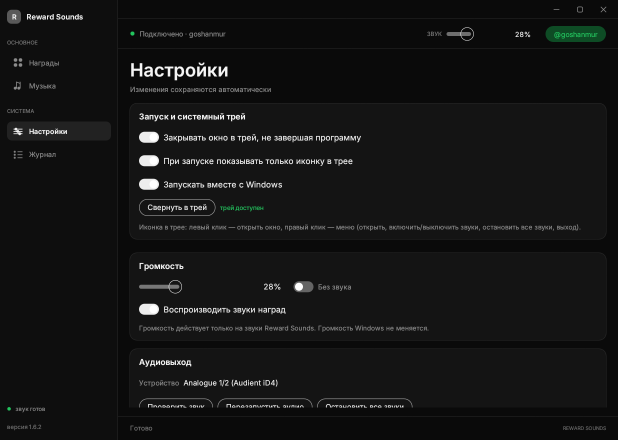
#> input picture .design/rs-review/02-settings-top.png, 1236 x 879 px, found by its file name (shown at 1/2 size)
$ python crop.py
#> lines starting #> are read from the running program, lines starting #| are printed output that depends on the picture
from PIL import Image
import os
d = r"C:\Users\mur\Documents\deepseek-harness\default-workspace\.tmp\rs-review"
img = Image.open(os.path.join(d, "02-settings-top.png"))
#> img is the input picture: PIL image 1236x879 RGBA; mean R, G, B, A 20.8, 21.1, 20.9, 255
# toggles area: three launch toggles + volume toggles
crops = {
 "z-toggles-launch": (255, 170, 360, 325),
 "z-toggle-mute": (560, 545, 690, 600),
 "z-toggle-playback": (250, 595, 420, 645),
}
for name, box in crops.items():
    c = img.crop(box)
    c = c.resize((c.width*5, c.height*5), Image.NEAREST)
    c.save(os.path.join(d, name + ".png"))
#> this loop made 3 passes
#> pass 1, `c = img.crop(box)`:
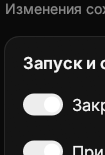
#> c: PIL image 105x155 RGBA; mean R, G, B, A 47, 47, 47, 255
#> pass 1, `c = c.resize((c.width*5, c.height*5), Image.NEAREST)`:
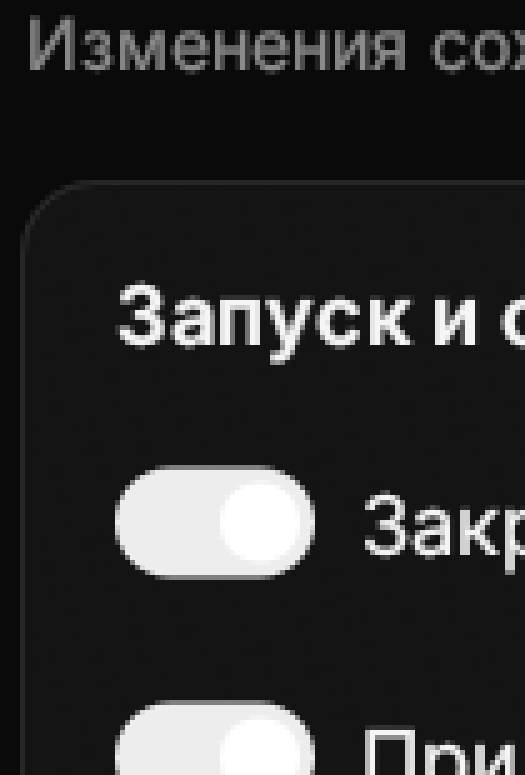
#> c: PIL image 525x775 RGBA; mean R, G, B, A 47, 47, 47, 255
#> pass 2, `c = img.crop(box)`:
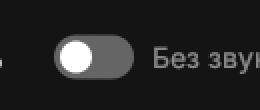
#> c: PIL image 130x55 RGBA (shown 2 times larger); mean R, G, B, A 36.4, 36.4, 36.4, 255
#> after the loop:
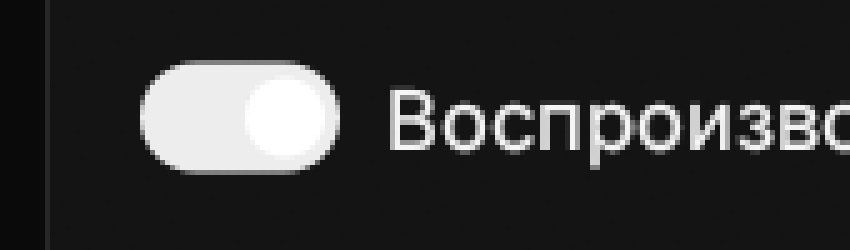
#> c: PIL image 850x250 RGBA; mean R, G, B, A 50.7, 50.7, 50.7, 255
#> (the run stopped early here; a loop or call above may not have finished)

$ run again, with .design/rs-review/01-music.png copied over .design/rs-review/02-settings-top.png
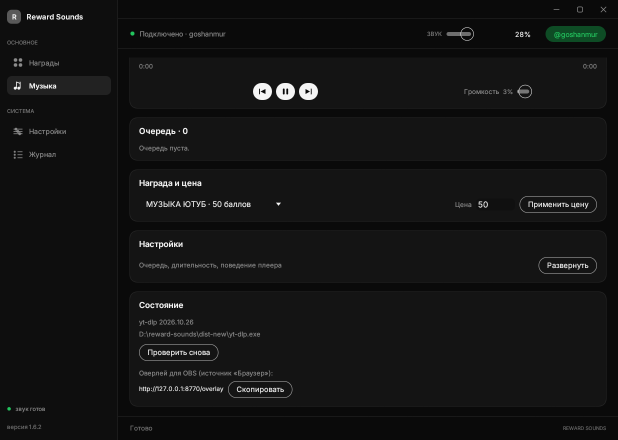
#> input picture .design/rs-review/01-music.png, 1236 x 879 px, found by its file name (shown at 1/2 size)
#> img is the input picture: PIL image 1236x879 RGBA; mean R, G, B, A 19.7, 19.9, 19.7, 255
#> the loop `for name, box in crops.items():` made 3 passes
#> pass 1, `c = c.resize((c.width*5, c.height*5), Image.NEAREST)`:
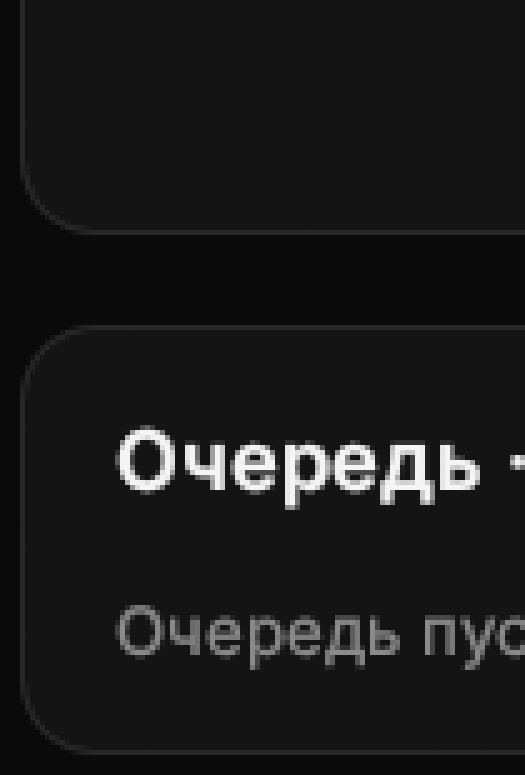
#> c: PIL image 525x775 RGBA; mean R, G, B, A 26.3, 26.3, 26.3, 255
#> after the loop `for name, box in crops.items():`:
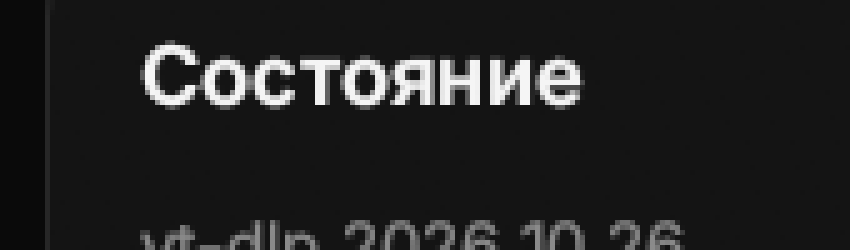
#> c: PIL image 850x250 RGBA; mean R, G, B, A 34.2, 34.2, 34.2, 255

$ run again, with .design/rs-review/03-log.png copied over .design/rs-review/02-settings-top.png
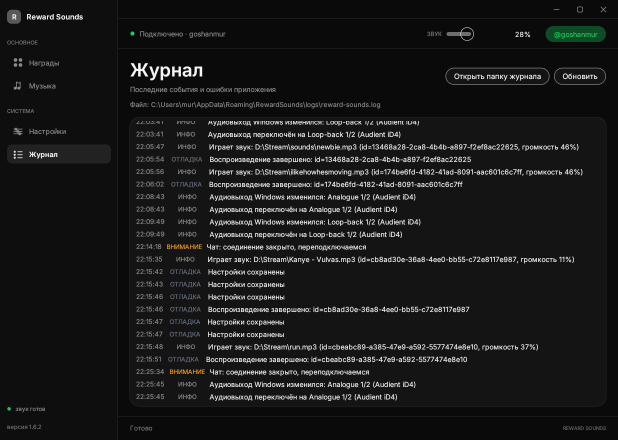
#> input picture .design/rs-review/03-log.png, 1236 x 879 px, found by its file name (shown at 1/2 size)
#> img is the input picture: PIL image 1236x879 RGBA; mean R, G, B, A 25.9, 26.1, 25.9, 255
#> the loop `for name, box in crops.items():` made 3 passes
#> pass 1, `c = c.resize((c.width*5, c.height*5), Image.NEAREST)`:
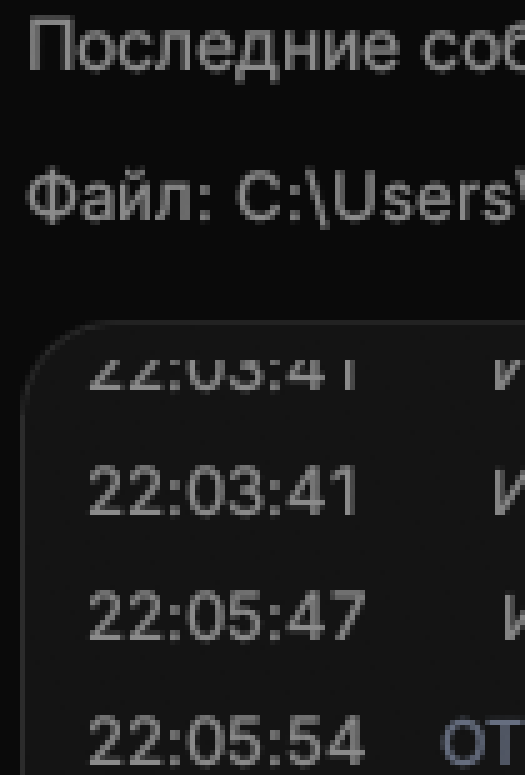
#> c: PIL image 525x775 RGBA; mean R, G, B, A 26.9, 27, 27, 255
#> after the loop `for name, box in crops.items():`:
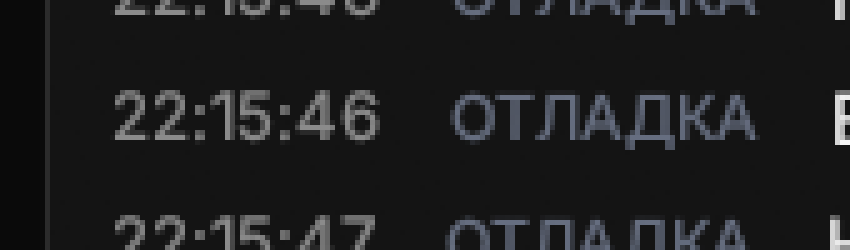
#> c: PIL image 850x250 RGBA; mean R, G, B, A 30, 30.4, 31.3, 255
